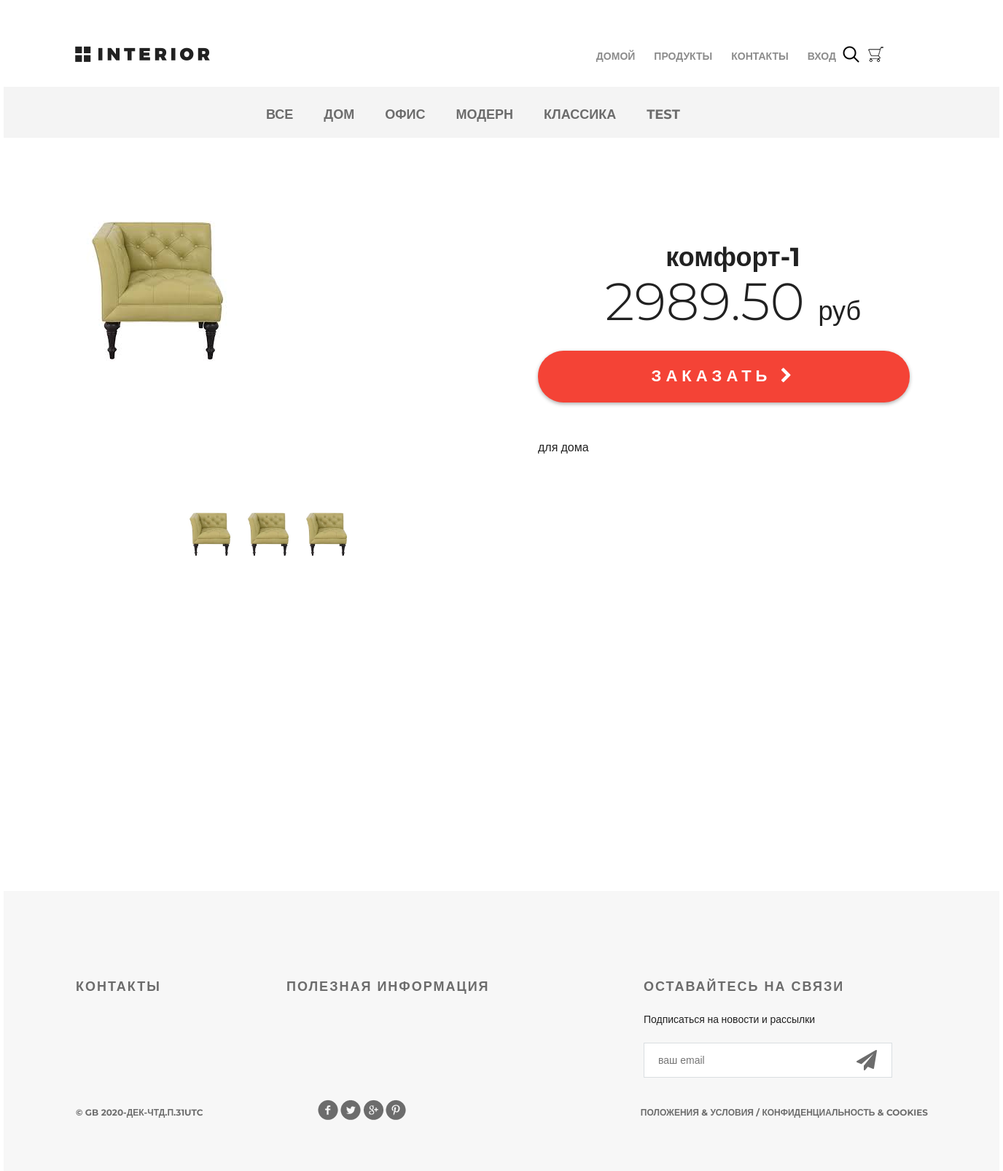
Screenshot of /products/product/75 with the database file from the repository.
### mainapp/models.py (models this page shows, shortened)
class ProductCategory(models.Model):
    name = models.CharField(max_length=64, unique=True, verbose_name='имя')
    description = models.TextField(verbose_name='описание')
    is_active = models.BooleanField(default=True, verbose_name='активна')

class Product(models.Model):
    category = models.ForeignKey(ProductCategory, on_delete=models.CASCADE, verbose_name='категория')
    name = models.CharField(max_length=128, verbose_name='название')
    image = models.ImageField(upload_to='products_images', blank=True, verbose_name='картинка')
    short_desc = models.CharField(max_length=120, verbose_name='краткое описание', )
    description = models.TextField(verbose_name='описание', blank=True)
    price = models.DecimalField(max_digits=8, decimal_places=2, default=0, verbose_name='цена', )
    quantity = models.PositiveSmallIntegerField(default=0, verbose_name='количество на скалде')
    is_active = models.BooleanField(default=True, verbose_name='продукт активен')

### mainapp/views.py (the view)
# urls.py: path('product/<int:pk>', mainapp.product, name='product'),
def product(request, pk):
    title = 'продукты'
    content = {
        'title': title,
        'links_menu': ProductCategory.objects.all(),
        'product': get_object_or_404(Product, pk=pk)
    }
    return render(request, 'mainapp/product.html', content)

### mainapp/context_processors.py (called while the page is built)
def basket(request):
    basket_item = []
    if request.user.is_authenticated:
        basket_item = Basket.objects.filter(user=request.user)
    return {'basket': basket_item}

### mainapp/templates/mainapp/product.html
{% extends 'mainapp/base.html' %}
{% load static %}
{% block content %}
    <div class="details">
        <div class="links clearfix">
            {% include 'mainapp/includes/inc_categories_menu.html' %}
        </div>
        <div class="details-products">
            <div class="details-slider">
                <div class="slider-product">
                    <img src="/media/{{ product.image }}"
                         alt="{{ product.short_desc }}">
                </div>
                <div class="slider-control">
                    <div class="block">
                        <a href="#">
                            <img src="/media/{{ product.image }}" alt="вариант 1">
                        </a>
                    </div>
                    <div class="block">
                        <a href="#">
                            <img src="/media/{{ product.image }}" alt="вариант 2">
                        </a>
                    </div>
                    <div class="block">
                        <a href="#">
                            <img src="/media/{{ product.image }}" alt="вариант 3">
                        </a>
                    </div>
                </div>
            </div>
            <div class="description">
                <h3 class="big-bold">{{ product.name }}</h3>
                <br>
                <p class="price"> {{ product.price }} <span>руб</span></p>
                <a href="{% url 'basket:add' product.pk %}" class="red-button">
                    заказать
                    <i class="fa fa-chevron-right" aria-hidden="true"></i>
                </a>
                <div class="description-text">
                    {{ product.description }}
                </div>
            </div>
        </div>
    </div>
    <div class="clr"></div>
{% endblock %}

### mainapp/templates/mainapp/includes/inc_categories_menu.html
<ul class="links-menu">
    <li>
        <a href="{% url 'products:category' 0 %}">
            Все
        </a>
    </li>
    {% for link in links_menu %}
        <li>
            <a href="{% url 'products:category' link.pk %}" {% if request.resolver_match.kwargs.pk|add:0 == link.pk %} class="active" {% endif %} >
                {{ link.name|capfirst }}
            </a>
        </li>
    {% endfor %}
</ul>

### static/css/style.css (style rules this page uses)
* { margin: 0; padding: 0; }
body { font-family: 'Montserrat', sans-serif; }
html, body { height: 100%; }
.slider-control .block a img { width: 70px; }
.clr { height: 384px; }
.clearfix:after { content: ""; display: block; clear: both; }
.big-bold { color: #212121; font-size: 36px; font-weight: 700; text-align: left; margin-bottom: 24px; line-height: 36px; }
.links { height: 70px; background-color: #f4f4f4; position: relative; padding-left: 360px; }
.links-menu { margin: 27px auto 0px; position: absolute; }
.links-menu li { float: left; list-style-type: none; padding-right: 42px; }
.links-menu li a { text-decoration: none; color: #6c6c6c; font-size: 18px; font-weight: 700; text-transform: uppercase; }
.details-products { padding-left: 98px; padding-right: 98px; margin-top: 98px; height: 551px; }
.details-slider { width: 570px; float: left; margin-right: 30px; }
.slider-product { width: 570px; height: 400px; }
.slider-control { width: 420px; height: 70px; margin: 11px auto 0px; padding-left: 150px }
.slider-control .block { height: 70px; width: 70px; position: relative; float: left; margin-right: 10px; }
.description { width: 535px; float: right; padding-left: 35px }
.description .big-bold { color: #212121; font-size: 36px; font-weight: 700; text-align: center; margin-top: 47px; margin-bottom: 0px; }
.description .price { color: #212121; font-size: 72px; font-weight: 300; line-height: 48px; text-align: center; }
.description .price span { color: #212121; font-size: 36px; font-weight: 300; line-height: 48px; text-align: center; }
.red-button { display: block; height: 71px; width: 510px; border-radius: 35px; background-color: #f44336; text-align: center; text-transform: uppercase; text-decoration: none; color: #ffffff; font-size: 22px; font-weight: 700; line-height: 24px; box-shadow: 0px 2px 4.85px 0.15px rgba(33, 33, 33, 0.35); line-height: 70px; letter-spacing: 6px; margin-top: 31px; }
.description-text { margin-top: 50px; color: #212121; font-size: 16px; font-weight: 300; line-height: 24px; text-align: left; }

### rows the page displays
ProductCategory: name "ДОМ"
ProductCategory: name "ОФИС"
ProductCategory: name "МОДЕРН"
ProductCategory: name "КЛАССИКА"
ProductCategory: name "TEST"
Product: image (picture), name "комфорт-1", price "2989.50", description "для дома"
